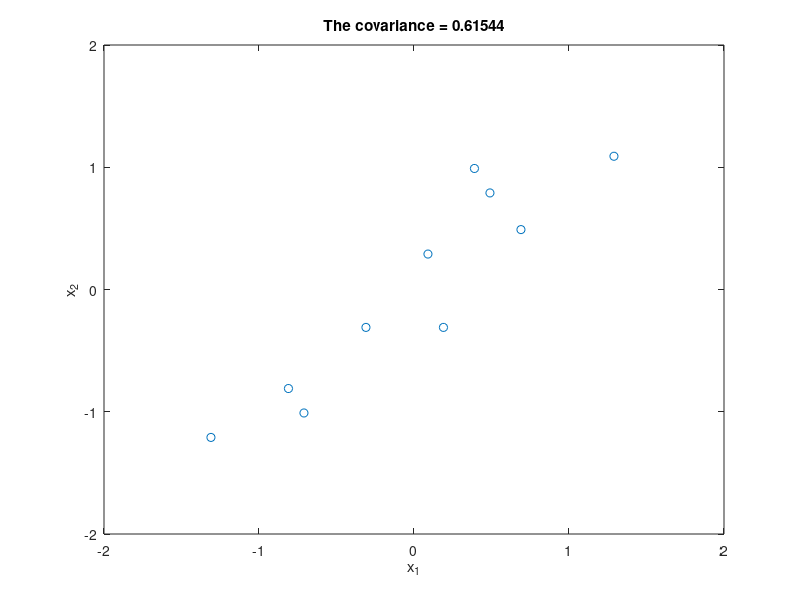
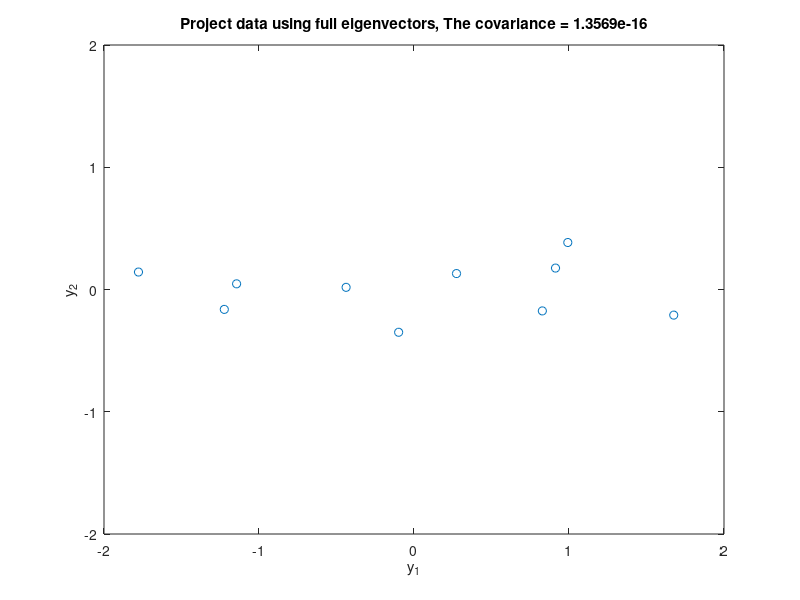
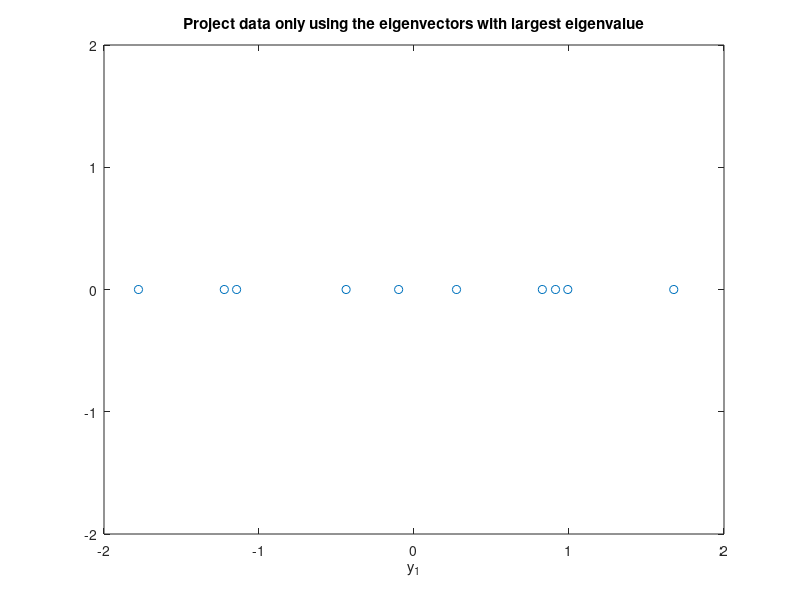
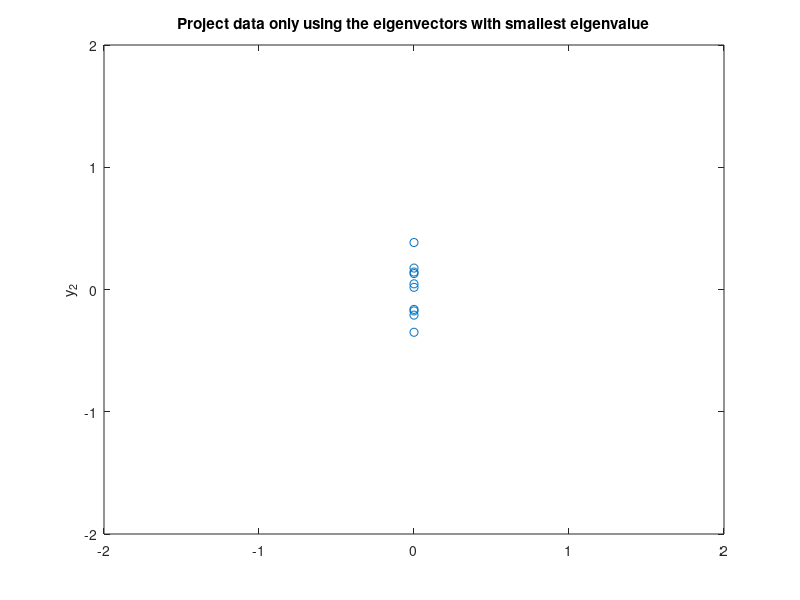

Write MATLAB code to recreate these figures, in order.
%% Author: Lu, Chia-Feng 2013.11.28
clear, close all
clc

%% create data
X = [2.50  2.40;
     0.50  0.70;
     2.20  2.90;
     1.90  2.20;
     3.10  3.00;
     2.30  2.70;
     2.00  1.60;
     1.00  1.10;
     1.50  1.60;
     1.10  0.90];  %[x1 x2]

[n m] = size(X);   % n measurements; m variables 
 
X = X - ones(n,1)*mean(X,1);   % subtract mean

CovX = cov(X)

figure, plot(X(:,1),X(:,2),'o')
xlabel('x_1'),ylabel('x_2')
title(['The covariance = ' num2str(CovX(2))])
axis([-2 2 -2 2])

%% calculate eigenvalues and eigenvectors
[eigVec,eigVal]=eig(CovX)
eigVec=fliplr(eigVec);

%% project data to the eigenvectros
PCfull = X * eigVec;         % project data using full eigVec

Covfull = cov(PCfull)

figure, plot(PCfull(:,1),PCfull(:,2),'o')
xlabel('y_1'),ylabel('y_2')
title(['Project data using full eigenvectors, The covariance = ' num2str(Covfull(2))])
axis([-2 2 -2 2])

PClarge = X * eigVec(:,1);  % project data only using the eigVec with largest eighVal

figure, plot(PClarge(:,1),zeros(n,1),'o')
title('Project data only using the eigenvectors with largest eigenvalue')
xlabel('y_1')
axis([-2 2 -2 2])

PCsmall = X * eigVec(:,end);  % project data only using the eigVec with smallest eighVal

figure, plot(zeros(n,1),PCsmall(:,1),'o')
title('Project data only using the eigenvectors with smallest eigenvalue')
ylabel('y_2')
axis([-2 2 -2 2])

%% reconstruct new X only using 1st eigenvector
newX = PClarge * eigVec(:,1)';
       
CovnewX = cov(newX)

figure, plot(newX(:,1),newX(:,2),'o'), hold on
title(['The covariance of new X = ' num2str(CovnewX(2))])
xlabel('x_1'),ylabel('x_2')

